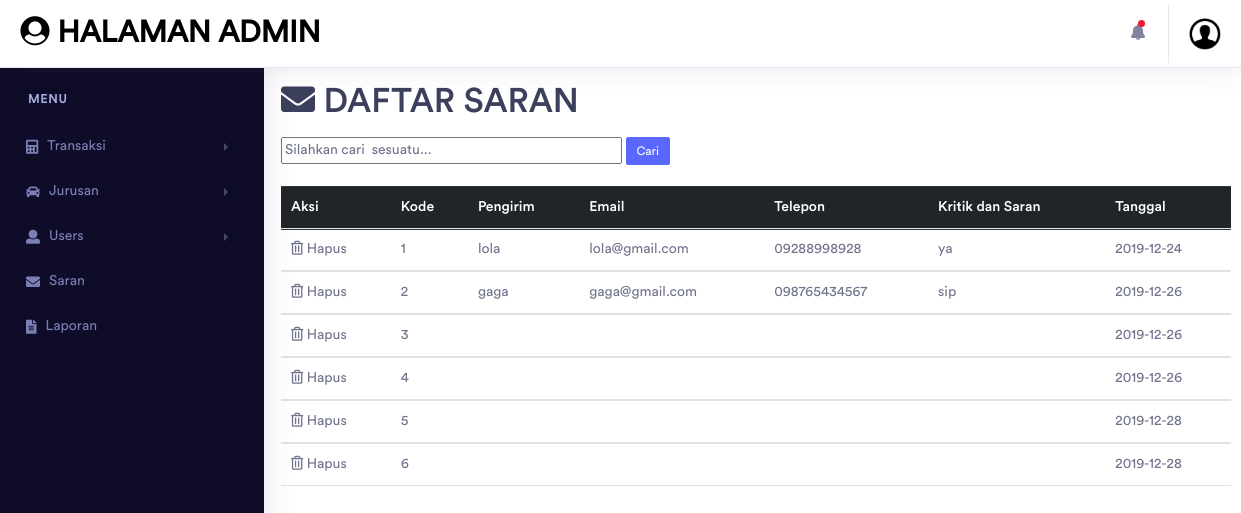
The app's page /daftarsaran.php with its own data.
### tables this page shows
CREATE TABLE `contact_us` (
  `kode` int(11) NOT NULL,
  `pengirim` varchar(50) NOT NULL,
  `email` varchar(50) NOT NULL,
  `no_telp` varchar(12) NOT NULL,
  `komentar` varchar(200) NOT NULL,
  `tgl_contact` date NOT NULL
);

### config.php (called while the page is built, shortened)
<?php
$conn = mysqli_connect("localhost", "root", "", "alhamdulillah");
function query ($query) {
    global $conn;
    $result = mysqli_query($conn, $query);
    $rows = [];
    while( $row = mysqli_fetch_assoc($result) ) {
        $rows[] = $row;
    }
    return $rows;
}
?>

### daftarsaran.php (the view, shortened to what this page needs)
<?php
require 'config.php';
$contact = query("SELECT * FROM contact_us");
?>
<!DOCTYPE html>
<html lang="en">
<head>
<link rel="stylesheet" type="text/css" href="fonts/font-awesome-4.7.0/css/font-awesome.min.css">
	<link rel="stylesheet" type="text/css" href="vendor/animate/animatetb.css">
	<link rel="stylesheet" type="text/css" href="vendor/perfect-scrollbar-tb/perfect-scrollbar.css">
    <link rel="stylesheet" href="assets/vendor/bootstrap/css/bootstrap.min.css">
    <link href="assets/vendor/fonts/circular-std/style.css" rel="stylesheet">
    <link rel="stylesheet" href="assets/libs/css/style.css">
    <link rel="stylesheet" href="assets/vendor/fonts/fontawesome/css/fontawesome-all.css">
    <link rel="stylesheet" href="assets/vendor/fonts/material-design-iconic-font/css/materialdesignicons.min.css">
    <link rel="stylesheet" href="assets/vendor/fonts/flag-icon-css/flag-icon.min.css">
</head>
<body>
    <div class="dashboard-main-wrapper">
        <div class="dashboard-header">
            <nav class="navbar navbar-expand-lg bg-white fixed-top">
                <a href="halamanadmin.php" style="color:Black;" class="navbar-brand"><i class="fas fa-user-circle"></i> Halaman Admin</a>
                <div class="collapse navbar-collapse " id="navbarSupportedContent">
                    <ul class="navbar-nav ml-auto navbar-right-top">
                        <li class="nav-item dropdown notification">
                            <a class="nav-link nav-icons" href="#" id="navbarDropdownMenuLink1" data-toggle="dropdown" aria-haspopup="true" aria-expanded="false"><i class="fas fa-fw fa-bell"></i> <span class="indicator"></span></a>
                        </li>
                        <li class="nav-item dropdown nav-user">
                            <a class="nav-link nav-user-img" href="#" id="navbarDropdownMenuLink2" data-toggle="dropdown" aria-haspopup="true" aria-expanded="false"><img src="img/user1.jpg" alt="" class="user-avatar-md rounded-circle"></a>
                        </li>
                    </ul>
                </div>
            </nav>
		</div>
        <div class="nav-left-sidebar sidebar-dark">
            <div class="menu-list">
                <nav class="navbar navbar-expand-lg navbar-light">
                    <div class="collapse navbar-collapse" id="navbarNav">
                        <ul class="navbar-nav flex-column">
                            <li class="nav-divider">
                                Menu
                            </li>
                            <li class="nav-item ">
                                <a class="nav-link" href="#" data-toggle="collapse" aria-expanded="false" data-target="#submenu-1" aria-controls="submenu-1"><i class="fas fa-calculator"></i>Transaksi<span class="badge badge-success">6</span></a>
                            </li>
                            <li class="nav-item">
                                <a class="nav-link" href="#" data-toggle="collapse" aria-expanded="false" data-target="#submenu-2" aria-controls="submenu-2"><i class="fas fa-car"></i>Jurusan</a>
                            </li>
                            <li class="nav-item">
                                <a class="nav-link" href="#" data-toggle="collapse" aria-expanded="false" data-target="#submenu-3" aria-controls="submenu-3"><i class="fas fa-user"></i>Users</a>
                            </li>
                            <li class="nav-item">
                                <a class="nav-link" href="#"  aria-expanded="false" data-target="#submenu-8" aria-controls="submenu-8"><i class="fas fa-envelope"></i>Saran</a>
                            </li>
                            <li class="nav-item">
                                <a class="nav-link" href="report_bayar.php"  aria-expanded="false" data-target="#submenu-8" aria-controls="submenu-8"><i class="fas fa-file-alt"></i>Laporan</a>
                            </li>
                        </ul>
                    </div>
                </nav>
            </div>
        </div>
<br>
<div class="main-content">
<div class="container">
  <h1><i class="fas fa-envelope"></i> DAFTAR SARAN</h1>
  <form action="" method="post">
<input type="text" name="keyword" size="40" autofocus placeholder="Silahkan cari  sesuatu..." autocomplete="off">
    <button class="btn btn-primary btn-xs" type="submit" name="cari">Cari</button>
</form>
    <br>
    <div class="ex3">
<table class="table">
    <thead class="thead-dark">
    <tr>
        <th>Aksi</th>
        <th>Kode</th>
        <th>Pengirim</th>
        <th>Email</th>
        <th>Telepon</th>
        <th>Kritik dan Saran</th>
        <th>Tanggal</th>
    </tr>
    <?php foreach( $contact as $row ) : ?>
    <tr>
</thead>
<tbody>
<tr>
        <td>
            <a href="hapussaran.php?kode=<?= $row["kode"]; ?>"" onclick="return confirm('yakin nih mau ngehapus ?');"><i class="far fa-trash-alt"></i> Hapus</a>
        </td>
        <td><?= $row["kode"]; ?></td>
        <td><?= $row["pengirim"]; ?></td>
        <td><?= $row["email"]; ?></td>
        <td><?= $row["no_telp"]; ?></td>
        <td><?= $row["komentar"]; ?></td>
        <td><?= $row["tgl_contact"]; ?></td>
    </tr>
	</tbody>
    <php $i++; ?>
    <?php endforeach; ?>
                    </table>
    </div>
</body>
</html>

### daftarsaran.php (style rules this page uses)
div.ex3 { background-color: white; width: 950px; height: 300px; overflow: auto; }

### records on screen
contact_us: kode "1", pengirim "lola", email "lola@gmail.com", no_telp "09288998928", komentar "ya", tgl_contact "2019-12-24"
contact_us: kode "2", pengirim "gaga", email "gaga@gmail.com", no_telp "098765434567", komentar "sip", tgl_contact "2019-12-26"
contact_us: kode "3", tgl_contact "2019-12-26"
contact_us: kode "4", tgl_contact "2019-12-26"
contact_us: kode "5", tgl_contact "2019-12-28"
contact_us: kode "6", tgl_contact "2019-12-28"
